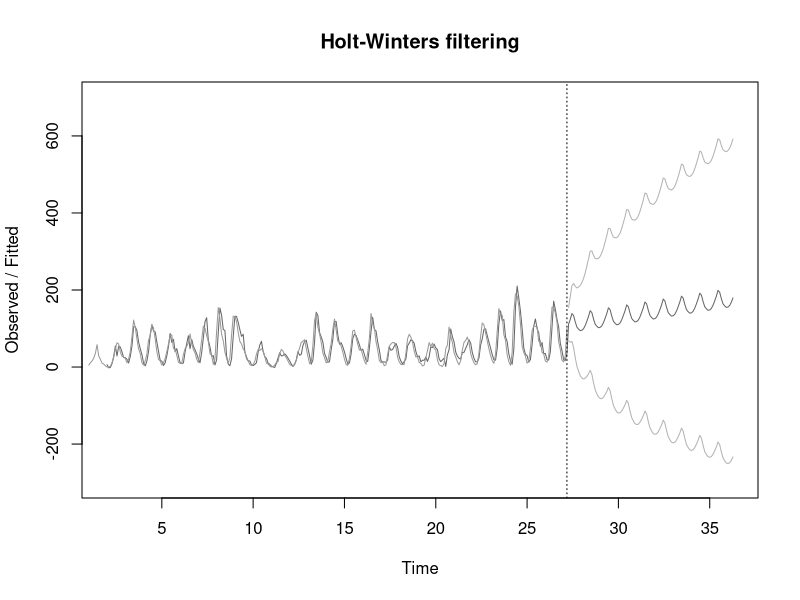

The R script that drew this image:
HW = HoltWinters( 
  ts( 
    sunspot.year, 
    freq=11 
  ) 
)  

plot( 
  HW, 
  predict(  
    HW, 
    100, 
    prediction.interval=TRUE     
  ), 
  col="grey60", 
  col.predicted="grey40", 
  col.intervals = "grey70",          
  ylim=c( -300, 700 ) 
)
